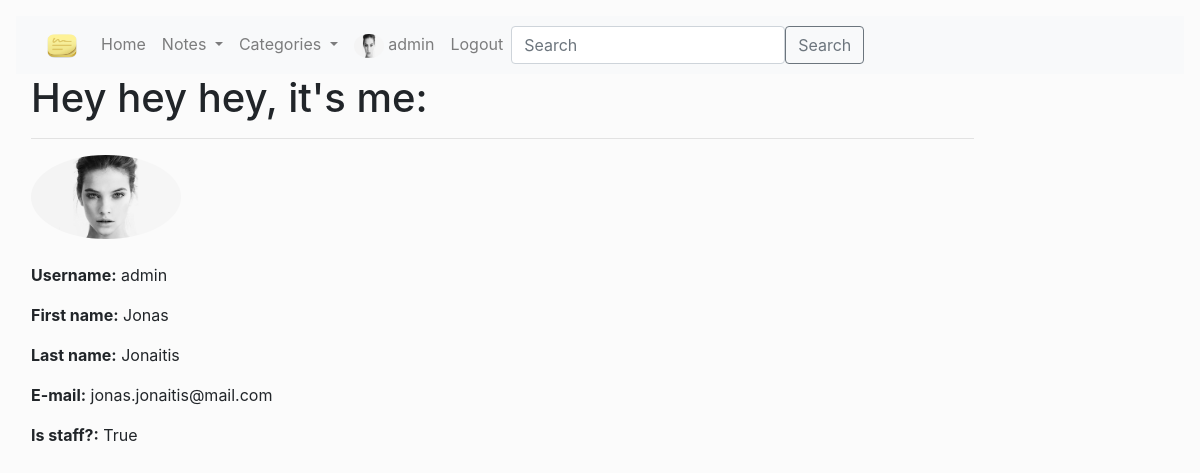
/accounts/user_profile/ (signed in), run on the app's committed database.
### FFS_app/models.py (models this page shows)
class User(AbstractUser):
    image = models.ImageField(null=True, blank=True)

### FFS_app/views.py (the view)
# urls.py: path('accounts/user_profile/', views.user_profile, name='user_profile'),
@login_required
def user_profile(request):
    return render(request, 'registration/user_profile.html')

### templates/registration/user_profile.html
{% extends "base.html" %}
{% block content %}
<h1>Hey hey hey, it's me:</h1>
<hr>
    <img class="rounded-circle account-img" alt="" width="150" height="auto" src="{{ user.image.url }}">
<br>
<br>
<div class="media-body">
    <p><strong>Username:</strong> {{ user.username }}</p>
    <p><strong>First name:</strong> {{ user.first_name }}</p>
    <p><strong>Last name:</strong> {{ user.last_name }}</p>
    <p><strong>E-mail:</strong> {{ user.email }}</p>
    <p><strong>Is staff?:</strong> {{ user.is_staff }}</p>
</div>
{% endblock content %}

### templates/base.html (shortened to what this page needs)
<!DOCTYPE html>
<html lang="en">
<head>
  <link rel="stylesheet" href="https://stackpath.bootstrapcdn.com/bootstrap/4.1.3/css/bootstrap.min.css">
  {% load static %}
  <link rel="stylesheet" href="{% static '/css/styles.css' %}">
</head>
<body>
    {% block navbar %}
    <nav class="navbar navbar-expand-lg navbar-light bg-light">
      <div class="container-fluid">
        <a class="navbar-brand" href="{% url 'home' %}">
            <img src="{% static '/img/stickies.png' %}" alt="" width="30" height="24">
        </a>
        <div class="collapse navbar-collapse" id="navbarSupportedContent">
          <ul class="navbar-nav me-auto mb-2 mb-lg-0">
            <li class="nav-item">
              <a class="nav-link" aria-current="page" href="{% url 'home' %}">Home</a>
            </li>
            <li class="nav-item dropdown">
              <a class="nav-link dropdown-toggle" href="#" id="navbarDropdownMenuLink" role="button" data-bs-toggle="dropdown" aria-expanded="false">
                Notes
              </a>
            </li>
            <li class="nav-item dropdown">
              <a class="nav-link dropdown-toggle" href="#" id="navbarDropdownMenuLink2" role="button" data-bs-toggle="dropdown" aria-expanded="false">
                Categories
              </a>
            </li>
            {% if user.is_authenticated %}
            {% if user.image %}
            <li class="nav-item">
              <a class="nav-link" href="{% url 'user_profile' %}">
                <img class="rounded-circle account-img" src="{{ user.image.url }}" alt="" width="30" height="24">
                {{ user.get_username }}
              </a>
            </li>
            {% endif %}
            <li class="nav-item"><a class="nav-link" href="{% url 'logout'%}">Logout</a></li>
            {% else %}
            <li class="nav-item"><a class="nav-link" href="{% url 'login'%}">Log in</a></li>
            <li class="nav-item"><a class="nav-link" href="{% url 'sign-up'%}">Sign up</a></li>
            {% endif %}
          </ul>
          <form action="{% url 'search'%}" method="get" class="d-flex">
            <input name="query" class="form-control me-2" type="search" placeholder="Search" aria-label="Search">
            <button class="btn btn-outline-secondary" type="submit">Search</button>
          </form>
        </div>
      </div>
    </nav>
    {% endblock %}
    <div class="col-sm-10 ">
        {% block content %}
        {% endblock %}
    </div>
</body>
</html>

### static/css/styles.css (style rules this page uses)
body { background-color: #fbfbfb; padding: 1rem; }

### data on the page
User: image (picture), get_username "admin", username "admin", first_name "Jonas", last_name "Jonaitis", email "jonas.jonaitis@mail.com", is_staff "True"
